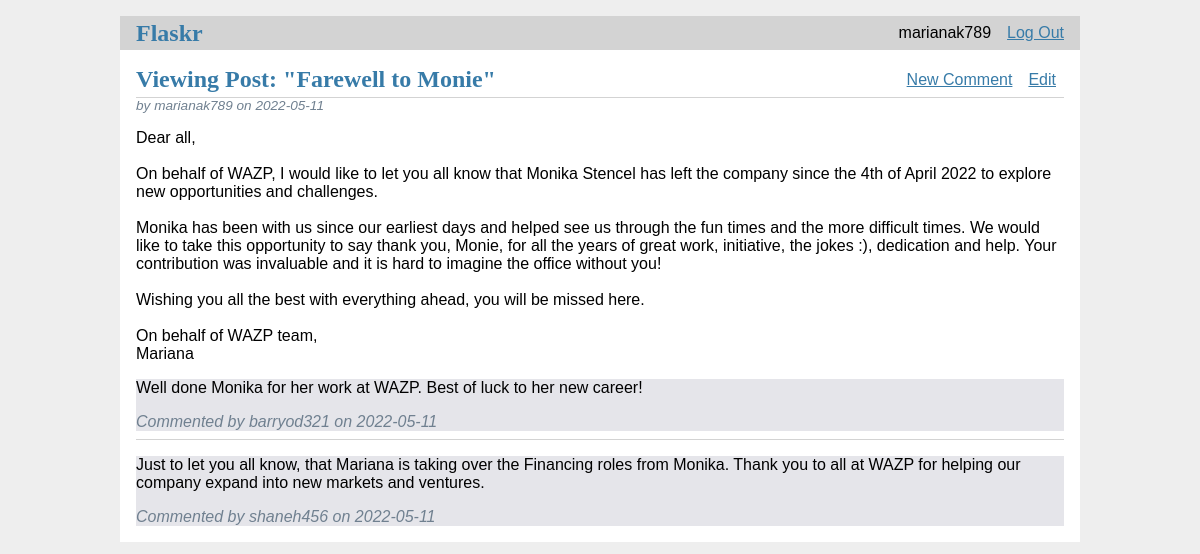
Page /3/viewPost (signed in) on the committed database.
### tables this page shows
CREATE TABLE user (
  id INTEGER PRIMARY KEY AUTOINCREMENT,
  username TEXT UNIQUE NOT NULL,
  password TEXT NOT NULL
);

CREATE TABLE post (
  id INTEGER PRIMARY KEY AUTOINCREMENT,
  author_id INTEGER NOT NULL,
  created TIMESTAMP NOT NULL DEFAULT CURRENT_TIMESTAMP,
  title TEXT NOT NULL,
  body TEXT NOT NULL,
  FOREIGN KEY (author_id) REFERENCES user (id)
);

CREATE TABLE comment (
  id INTEGER PRIMARY KEY AUTOINCREMENT,
  post_id INTEGER NOT NULL,
  author_id INTEGER NOT NULL,
  created TIMESTAMP NOT NULL DEFAULT CURRENT_TIMESTAMP,
  comment TEXT NOT NULL,
  FOREIGN KEY (post_id) REFERENCES post (id),
  FOREIGN KEY (author_id) REFERENCES user (id)
);

### flaskr/blog.py (the view)
@bp.route('/<int:id>/viewPost')
def viewPost(id):
    post = get_post(id)
    comments = get_comments(id)
    return render_template('blog/viewPost.html', post=post, comments=comments)

### flaskr/auth.py (called while the page is built)
@bp.before_app_request
def load_logged_in_user():
    user_id = session.get('user_id')
    if user_id is None:
        g.user = None
    else:
        g.user = get_db().execute(
            'SELECT * FROM user WHERE id = ?', (user_id,)
        ).fetchone()

### flaskr/blog.py (called while the page is built)
def get_post(id):   #(..., check_author=True)
    post = get_db().execute(
        'SELECT p.id, title, body, created, author_id, username'
        ' FROM post p JOIN user u ON p.author_id = u.id'
        ' WHERE p.id = ?',
        (id,)
    ).fetchone()
    if post is None:
        abort(404, f"Post id {id} doesn't exist.")
    return post

def get_comments(id):
    db = get_db()
    comments = db.execute(
        'SELECT c.id, comment, c.post_id, c.created, c.author_id, username'
        ' FROM comment c JOIN user u on c.author_id = u.id'
        ' WHERE c.post_id = ?'
        ' ORDER BY c.created DESC',
        (id,)
    ).fetchall()
    return comments

### flaskr/db.py (called while the page is built)
def get_db():
    if 'db' not in g:
        g.db = sqlite3.connect(
            current_app.config['DATABASE'],
            detect_types=sqlite3.PARSE_DECLTYPES
        )
        g.db.row_factory = sqlite3.Row
    return g.db

### flaskr/templates/blog/viewPost.html
{% extends 'base.html' %}
{% block header %}
  <h1>{% block title %}Viewing Post: "{{ post['title'] }}"{% endblock %}</h1>
  {% if g.user %}
    <a class="action" href="{{ url_for('blog.createComment', id=post['id']) }}">New Comment</a>
    {% if g.user['id'] == post['author_id'] %}
       <a class="action" href="{{ url_for('blog.update', id=post['id']) }}">Edit</a>
    {% endif %}
  {% endif %}
{% endblock %}
{% block content %}
    <article class="post">
      <header>
        <div>
          <div class="about">by {{ post['username'] }} on {{ post['created'].strftime('%Y-%m-%d') }}</div>
        </div>
      </header>
      <p class="body">{{ post['body'] }}</p>
    {% for comment in comments %}
        <article class="comments">
            <div>
              <p class="comments">{{ comment['comment'] }}</p>
              <div class="about">Commented by {{ comment['username'] }} on {{ comment['created'].strftime('%Y-%m-%d') }}</div>
            </div>
        </article>
        {% if not loop.last %}
          <hr>
        {% endif %}
    {% endfor %}
    </article>
{% endblock %}

### flaskr/templates/base.html (shortened to what this page needs)
<!doctype html>
<link rel="stylesheet" href="{{ url_for('static', filename='style.css')
}}">
<nav>
    <h1><a href="{{ url_for('blog.index') }}">Flaskr</a></h1>
  <ul>
    {% if g.user %}
      <li><span>{{ g.user['username'] }}</span>
      <li><a href="{{ url_for('auth.logout') }}">Log Out</a>
    {% else %}
      <li><a href="{{ url_for('auth.register') }}">Register</a>
      <li><a href="{{ url_for('auth.login') }}">Log In</a>
    {% endif %}
  </ul>
</nav>
<section class="content">
  <header>
    {% block header %}{% endblock %}
  </header>
  {% block content %}{% endblock %}
</section>

### flaskr/static/style.css (style rules this page uses)
h1 { font-family: serif; color: #377ba8; margin: 1rem 0; }
a { color: #377ba8; }
hr { border: none; border-top: 1px solid lightgray; }
nav { background: lightgray; display: flex; align-items: center; padding: 0 0.5rem; }
nav h1 { flex: auto; margin: 0; }
nav h1 a { text-decoration: none; padding: 0.25rem 0.5rem; }
nav ul { display: flex; list-style: none; margin: 0; padding: 0; }
nav ul li a, nav ul li span, header .action { display: block; padding: 0.5rem; }
.content { padding: 0 1rem 1rem; }
.content > header { border-bottom: 1px solid lightgray; display: flex; align-items: flex-end; }
.content > header h1 { flex: auto; margin: 1rem 0 0.25rem 0; }
.post > header { display: flex; align-items: flex-end; font-size: 0.85em; }
.post > header > div:first-of-type { flex: auto; }
.post .about { color: slategray; font-style: italic; }
.post .body { white-space: pre-line; }
.content:last-child { margin-bottom: 0; }
article.comments { align-items: flex-start; background-color: #e5e5ea; color: #000; }
article.comments:before { border-bottom-right-radius: 0.8rem 0.7rem; border-left: 1rem solid #e5e5ea; left: -0.35rem; transform: translate(0, -0.1rem); }

### rows in the picture
user: user.username "marianak789", username "marianak789"
post: title "Farewell to Monie", created "2022-05-11", body "Dear all, On behalf of WAZP, I would like to let you all know that Monika Stencel has left the company since the 4th of April 2022 to explore new opportunities and challenges. Monika has been with us since our earliest days and helped see us through the fun times and the more difficult times. We would like to take this opportunity to say thank you, Monie, for all the years of great work, initiative, the jokes :), dedication and help. Your contribution was invaluable and it is hard to imagine the office without you! Wishing you all the best with everything ahead, you will be missed here. On behalf of WAZP team, Mariana"
comment: comment "Well done Monika for her work at WAZP. Best of luck to her new career!", username "barryod321", created "2022-05-11"
comment: comment "Just to let you all know, that Mariana is taking over the Financing roles from Monika. Thank you to all at WAZP for helping our company expand into new markets and ventures.", username "shaneh456", created "2022-05-11"
